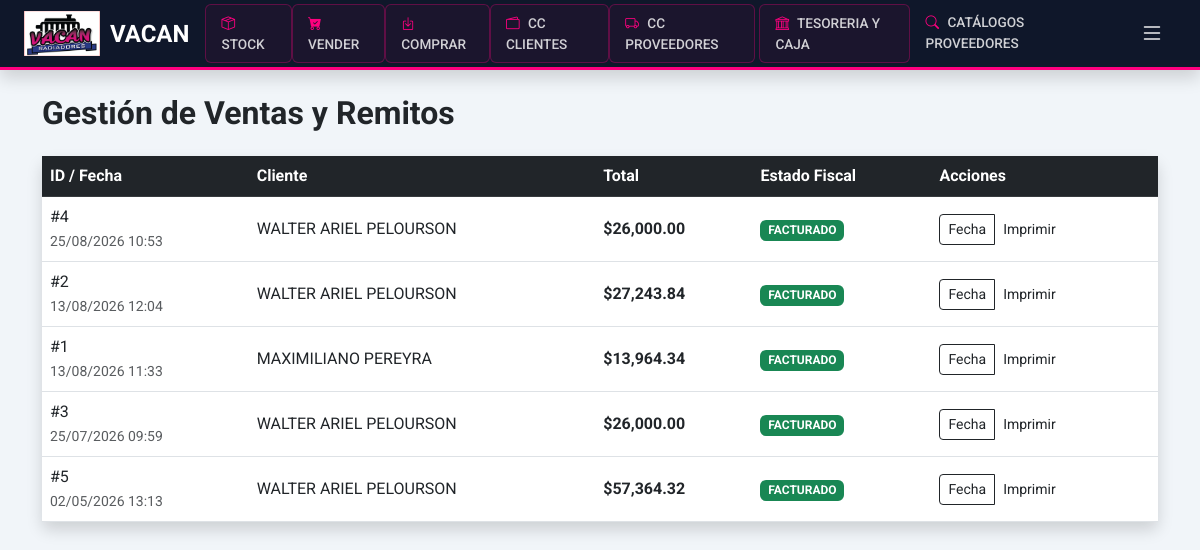
The app's page /ventas/gestion (signed in) with its own data.
### app/models.py (models this page shows)
class Venta(db.Model):
    id = db.Column(db.Integer, primary_key=True)
    fecha = db.Column(db.DateTime, default=get_argentina_time)
    total = db.Column(db.Float, nullable=False)
    tipo_comprobante = db.Column(db.String(20), default='REMITO')
    metodo_pago = db.Column(db.String(20))
    estado_arca = db.Column(db.String(20), default='PENDIENTE')
    esta_pagada = db.Column(db.Boolean, default=False)
    total_pagado = db.Column(db.Float, default=0.0)
    cliente_id = db.Column(db.Integer, db.ForeignKey('cliente.id'))
    usuario_id = db.Column(db.Integer, db.ForeignKey('usuario.id'))
    sucursal_id = db.Column(db.Integer, db.ForeignKey('sucursal.id'))
    cliente = db.relationship('Cliente', back_populates='ventas')
    usuario = db.relationship('Usuario', back_populates='ventas')
    sucursal = db.relationship('Sucursal', back_populates='ventas')
    detalles = db.relationship('DetalleVenta', back_populates='venta', cascade="all, delete-orphan")
    pagos = db.relationship('PagoVenta', back_populates='venta', cascade="all, delete-orphan")
    movimientos_cta = db.relationship('MovimientoCtaCte', back_populates='venta')

class Cliente(db.Model):
    id = db.Column(db.Integer, primary_key=True)
    razon_social = db.Column(db.String(150), nullable=False)
    cuit = db.Column(db.String(20), unique=True)
    condicion_iva = db.Column(db.String(50))
    direccion = db.Column(db.String(200))
    localidad = db.Column(db.String(100))
    provincia = db.Column(db.String(100))
    telefono = db.Column(db.String(50))
    email = db.Column(db.String(100))
    iibb = db.Column(db.String(50))
    activo = db.Column(db.Boolean, default=True)
    ventas = db.relationship('Venta', back_populates='cliente')
    movimientos_cta = db.relationship('MovimientoCtaCte', back_populates='cliente')

### app/routes/inventory.py (the view)
@inventory_bp.route('/ventas/gestion')
@login_required
def gestion_ventas():
    ventas = Venta.query.order_by(Venta.fecha.desc()).all()
    return render_template('gestion_ventas.html', ventas=ventas)

### app/__init__.py (called while the page is built)
def create_app():
    app = Flask(__name__)
    app.config.from_object(Config)
    db.init_app(app)
    migrate.init_app(app, db, render_as_batch=True)
    login_manager.init_app(app)
    login_manager.login_view = 'auth.login'
    login_manager.login_message = "Por favor, inicia sesión para acceder al sistema Vacan."
    login_manager.login_message_category = "info"
    from .models import Usuario
    @login_manager.user_loader
    def load_user(user_id):
        return Usuario.query.get(int(user_id))
    from .routes.main import main_bp
    from .routes.inventory import inventory_bp
    from .routes.auth import auth_bp
    from .routes.admin import admin_bp
    app.register_blueprint(main_bp)
    app.register_blueprint(inventory_bp)
    app.register_blueprint(auth_bp)
    app.register_blueprint(admin_bp)
    return app

### app/templates/gestion_ventas.html (shortened to what this page needs)
{% extends 'base.html' %}
{% block content %}
<h2 class="fw-bold mb-4">Gestión de <span class="text-pink">Ventas y Remitos</span></h2>
<div class="card shadow border-0">
    <div class="table-responsive">
        <table class="table table-hover align-middle mb-0">
            <thead class="table-dark">
                <tr>
                    <th>ID / Fecha</th>
                    <th>Cliente</th>
                    <th>Total</th>
                    <th>Estado Fiscal</th>
                    <th>Acciones</th>
                </tr>
            </thead>
            <tbody>
                {% for v in ventas %}
                <tr>
                    <td>
                        #{{ v.id }}<br>
                        <small class="text-muted">{{ v.fecha.strftime('%d/%m/%Y %H:%M') }}</small>
                    </td>
                    <td>{{ v.cliente.razon_social }}</td>
                    <td class="fw-bold">${{ "{:,.2f}".format(v.total) }}</td>
                    <td>
                        {% if v.estado_arca == 'PENDIENTE' %}
                            <span class="badge bg-warning text-dark">PENDIENTE FACTURA</span>
                        {% else %}
                            <span class="badge bg-success">FACTURADO</span>
                        {% endif %}
                    </td>
                    <td>
                        <div class="btn-group">
                            <button class="btn btn-sm btn-outline-dark" data-bs-toggle="modal" data-bs-target="#modalFecha{{ v.id }}">Fecha</button>
                            <a href="{{ url_for('inventory.imprimir_comprobante', id=v.id, tipo='remito') }}" target="_blank" class="btn btn-sm btn-vacan">Imprimir</a>
                        </div>
                    </td>
                </tr>
                {% endfor %}
            </tbody>
        </table>
    </div>
</div>
{% endblock %}

### app/templates/base.html (style rules this page uses)
:root { --vacan-blue: #0f172a; --vacan-pink: #ff007f; --vacan-dark-hover: #1e293b; }
body { background-color: #f1f5f9; font-family: 'Roboto', sans-serif; padding-top: 70px; }

### records on screen
Venta: id "4", fecha "25/08/2026 10:53", cliente.razon_social "WALTER ARIEL PELOURSON", total "26,000.00", estado_arca "FACTURADO"
Venta: id "2", fecha "13/08/2026 12:04", cliente.razon_social "WALTER ARIEL PELOURSON", total "27,243.84", estado_arca "FACTURADO"
Venta: id "1", fecha "13/08/2026 11:33", cliente.razon_social "MAXIMILIANO PEREYRA", total "13,964.34", estado_arca "FACTURADO"
Venta: id "3", fecha "25/07/2026 09:59", cliente.razon_social "WALTER ARIEL PELOURSON", total "26,000.00", estado_arca "FACTURADO"
Venta: id "5", fecha "02/05/2026 13:13", cliente.razon_social "WALTER ARIEL PELOURSON", total "57,364.32", estado_arca "FACTURADO"
